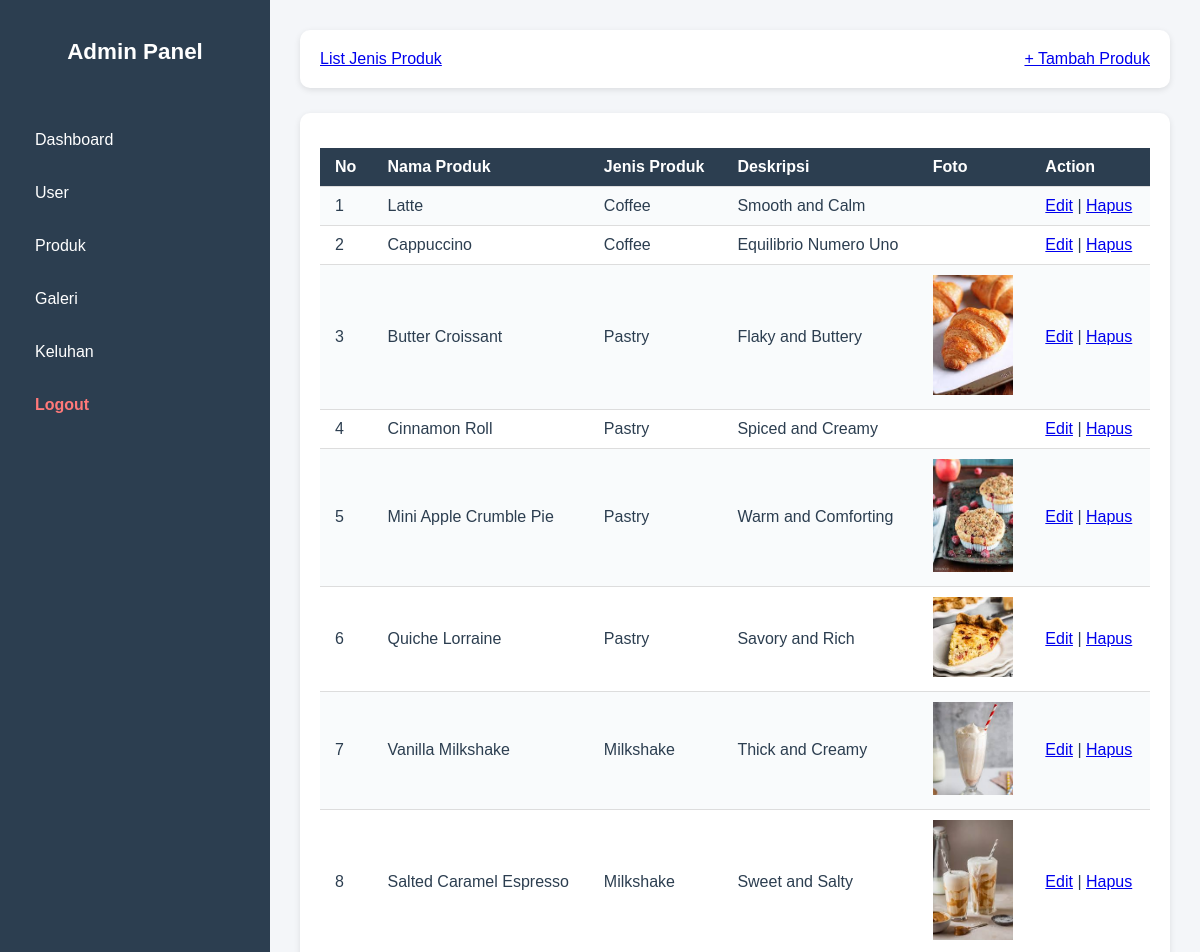
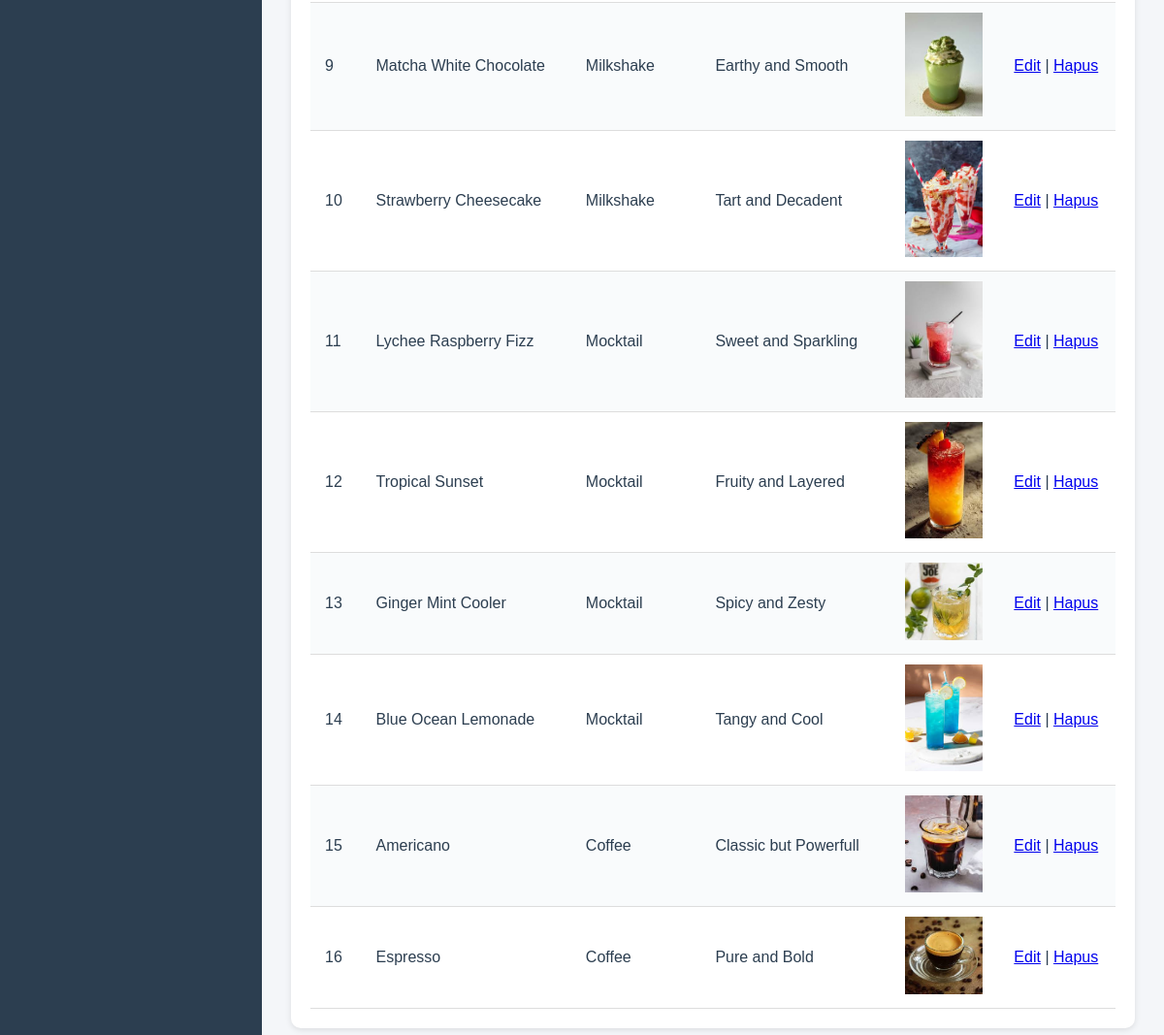
Page /page/admin/produk.php (signed in) on the committed database (2 pictures, top to bottom).
### tables this page shows
CREATE TABLE `produk` (
  `id_produk` int NOT NULL,
  `id_jenis_produk` int DEFAULT NULL,
  `nama_produk` varchar(80) NOT NULL,
  `desksingkat` text NOT NULL,
  `foto_produk` varchar(250) DEFAULT NULL,
  `tgl_produk` datetime NOT NULL
);

CREATE TABLE `jenis_produk` (
  `id_jenis_produk` int NOT NULL,
  `nama_jenis` varchar(80) NOT NULL,
  `created_at` datetime NOT NULL
);

### page/admin/produk.php (the view, shortened to what this page needs)
<?php
include '../../config/db.connection.php';
$ambilproduk = "SELECT produk.*, jenis_produk.nama_jenis FROM produk
                LEFT JOIN jenis_produk ON produk.id_jenis_produk = jenis_produk.id_jenis_produk
                ORDER BY produk.id_produk ASC";
$produk = mysqli_query($conn, $ambilproduk);
?>
<?php include 'meta.php' ?>
<?php include 'header.php' ?>
<head><link rel="stylesheet" href="../../assets/css/admin.css"></head>
<div class="main-content">
    <header>
      <a href="jenis_produk.php">List Jenis Produk</a>
      <a href="tambahproduk.php">+ Tambah Produk</a>
    </header>
    <section class="cards">
      <div class="card">
        <table>
          <tr>
            <th>No</th>
            <th>Nama Produk</th>
            <th>Jenis Produk</th>
            <th>Deskripsi</th>
            <th>Foto</th>
            <th>Action</th>
          </tr>
          <?php
          $no = 1;
          if(mysqli_num_rows($produk) > 0){
            while($row = mysqli_fetch_assoc($produk)){
          ?>
          <tr>
            <td><?= $no++; ?></td>
            <td><?= $row['nama_produk'] ?></td>
            <td><?= $row['nama_jenis'] ?></td>
            <td><?= $row['desksingkat'] ?><br></td>
            <td>
              <img src="../../uploads/<?= $row['foto_produk']; ?>" alt="" width="80">
            </td>
            <td><a href="editproduk.php?id=<?php echo $row['id_produk'] ?>">Edit</a> |
                        <a href="hapusproduk.php?id=<?php echo $row['id_produk'] ?>"
                        onclick = "return confirm('Yakin ingin menghapus produk ini?')">Hapus</a>
                      </td>
          </tr>
          <?php
            }
          } ?>
        </table>
      </div>
    </section>
  </div>
<?php include 'footer.php' ?>
</html>

### page/admin/meta.php (shortened to what this page needs)
<!DOCTYPE html>
<html lang="id">
<head>
</head>
</html>

### page/admin/header.php
<body>
  <div class="sidebar">
    <h2>Admin Panel</h2>
    <ul>
      <li><a href="dashboard.php">Dashboard</a></li>
      <li><a href="#">User</a></li>
      <li><a href="produk.php">Produk</a></li>
      <li><a href="#">Galeri</a></li>
      <li><a href="layanan.php">Keluhan</a></li>
      <li><a href="logout.php" class="logout">Logout</a></li>
    </ul>
  </div>

### page/admin/footer.php (shortened to what this page needs)
</body>

### assets/css/admin.css (style rules this page uses)
html, body { width: 100%; overflow-x: hidden; margin: 0; padding: 0; font-family: "Poppins", sans-serif; background-color: #f4f6f9; color: #2c3e50; min-height: 100vh; display: flex; }
.sidebar { width: 230px; background-color: #2c3e50; color: white; padding: 20px; display: flex; flex-direction: column; }
.sidebar h2 { text-align: center; margin-bottom: 25px; font-size: 1.4em; }
.sidebar ul { list-style: none; padding: 0; }
.sidebar li { margin: 15px 0; }
.sidebar a { display: block; text-decoration: none; color: white; padding: 10px 15px; border-radius: 8px; transition: background-color 0.3s ease; }
.sidebar .logout { color: #ff7979; font-weight: bold; }
.main-content { flex: 1; padding: 30px; }
header { background-color: white; padding: 20px; border-radius: 10px; box-shadow: 0 2px 6px rgba(0, 0, 0, 0.1); margin-bottom: 25px; display: flex; justify-content: space-between; align-items: center; }
.cards { display: grid; grid-template-columns: repeat(auto-fit, minmax(220px, 1fr)); gap: 20px; }
.card { background-color: white; padding: 20px; border-radius: 10px; box-shadow: 0 2px 6px rgba(0, 0, 0, 0.1); text-align: center; transition: transform 0.3s ease, box-shadow 0.3s ease; }
table { width: 100%; border-collapse: collapse; margin-top: 15px; font-family: "Poppins", sans-serif; background-color: #ffffff; }
table th, table td { padding: 10px 15px; text-align: left; border-bottom: 1px solid #ddd; }
table th { background-color: #2c3e50; color: white; font-weight: 600; }
table tr:nth-child(even) { background-color: #f9fbfc; }
table td { color: #2c3e50; }

### rows in the picture
produk: nama_produk "Latte", id_jenis_produk.nama_jenis "Coffee", desksingkat "Smooth and Calm"
produk: nama_produk "Cappuccino", id_jenis_produk.nama_jenis "Coffee", desksingkat "Equilibrio Numero Uno"
produk: nama_produk "Butter Croissant", id_jenis_produk.nama_jenis "Pastry", desksingkat "Flaky and Buttery", foto_produk (picture)
produk: nama_produk "Cinnamon Roll", id_jenis_produk.nama_jenis "Pastry", desksingkat "Spiced and Creamy"
produk: nama_produk "Mini Apple Crumble Pie", id_jenis_produk.nama_jenis "Pastry", desksingkat "Warm and Comforting", foto_produk (picture)
produk: nama_produk "Quiche Lorraine", id_jenis_produk.nama_jenis "Pastry", desksingkat "Savory and Rich", foto_produk (picture)
produk: nama_produk "Vanilla Milkshake", id_jenis_produk.nama_jenis "Milkshake", desksingkat "Thick and Creamy", foto_produk (picture)
produk: nama_produk "Salted Caramel Espresso", id_jenis_produk.nama_jenis "Milkshake", desksingkat "Sweet and Salty", foto_produk (picture)
produk: nama_produk "Matcha White Chocolate", id_jenis_produk.nama_jenis "Milkshake", desksingkat "Earthy and Smooth", foto_produk (picture)
produk: nama_produk "Strawberry Cheesecake", id_jenis_produk.nama_jenis "Milkshake", desksingkat "Tart and Decadent", foto_produk (picture)
produk: nama_produk "Lychee Raspberry Fizz", id_jenis_produk.nama_jenis "Mocktail", desksingkat "Sweet and Sparkling", foto_produk (picture)
produk: nama_produk "Tropical Sunset", id_jenis_produk.nama_jenis "Mocktail", desksingkat "Fruity and Layered", foto_produk (picture)
produk: nama_produk "Ginger Mint Cooler", id_jenis_produk.nama_jenis "Mocktail", desksingkat "Spicy and Zesty", foto_produk (picture)
produk: nama_produk "Blue Ocean Lemonade", id_jenis_produk.nama_jenis "Mocktail", desksingkat "Tangy and Cool", foto_produk (picture)
produk: nama_produk "Americano", id_jenis_produk.nama_jenis "Coffee", desksingkat "Classic but Powerfull", foto_produk (picture)
produk: nama_produk "Espresso", id_jenis_produk.nama_jenis "Coffee", desksingkat "Pure and Bold", foto_produk (picture)
